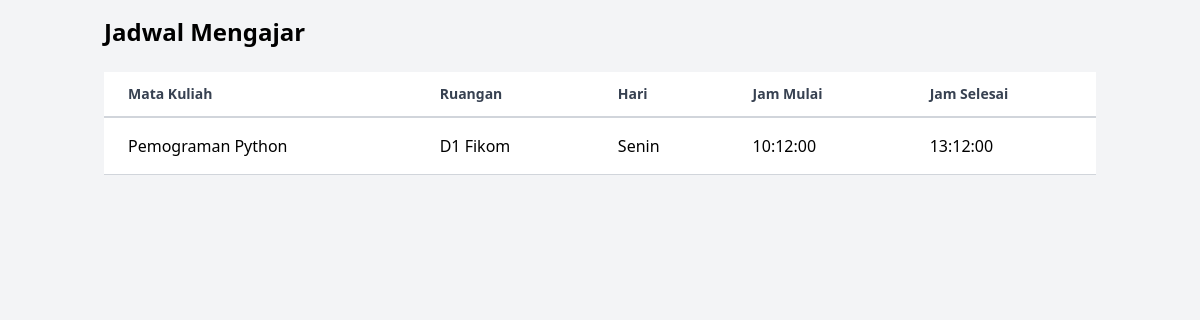
The page /pages/dosen/jadwal.php (signed in) on the database its author committed.
### tables this page shows
CREATE TABLE `jadwal` (
  `id` int(11) NOT NULL,
  `mata_kuliah_id` int(11) NOT NULL,
  `ruangan_id` int(11) NOT NULL,
  `hari` enum('Senin','Selasa','Rabu','Kamis','Jumat','Sabtu') NOT NULL,
  `jam_mulai` time NOT NULL,
  `jam_selesai` time NOT NULL,
  `dosen_id` int(11) DEFAULT NULL
);

CREATE TABLE `mata_kuliah` (
  `id` int(11) NOT NULL,
  `nama_matkul` varchar(100) NOT NULL,
  `prodi_id` int(11) DEFAULT NULL,
  `dosen_id` int(11) DEFAULT NULL
);

CREATE TABLE `ruangan` (
  `id` int(11) NOT NULL,
  `nama_ruangan` varchar(50) NOT NULL
);

### pages/dosen/jadwal.php (the view, shortened to what this page needs)
<?php
include '../../includes/db.php';
$stmt = $pdo->prepare("
    SELECT jadwal.id, mata_kuliah.nama_matkul, ruangan.nama_ruangan, jadwal.hari, jadwal.jam_mulai, jadwal.jam_selesai
    FROM jadwal
    JOIN mata_kuliah ON jadwal.mata_kuliah_id = mata_kuliah.id
    JOIN ruangan ON jadwal.ruangan_id = ruangan.id
");
$stmt->execute();
$result = $stmt->fetchAll();
?>
<!DOCTYPE html>
<html lang="en">
<head>
    <link href="https://cdn.jsdelivr.net/npm/tailwindcss@2.2.19/dist/tailwind.min.css" rel="stylesheet">
</head>
<body class="bg-gray-100">
    <div class="container mx-auto p-4">
        <h1 class="text-2xl font-bold mb-6">Jadwal Mengajar</h1>
        <table class="min-w-full bg-white">
            <thead>
                <tr>
                    <th class="px-6 py-3 border-b-2 border-gray-300 text-left text-sm font-semibold text-gray-700">Mata Kuliah</th>
                    <th class="px-6 py-3 border-b-2 border-gray-300 text-left text-sm font-semibold text-gray-700">Ruangan</th>
                    <th class="px-6 py-3 border-b-2 border-gray-300 text-left text-sm font-semibold text-gray-700">Hari</th>
                    <th class="px-6 py-3 border-b-2 border-gray-300 text-left text-sm font-semibold text-gray-700">Jam Mulai</th>
                    <th class="px-6 py-3 border-b-2 border-gray-300 text-left text-sm font-semibold text-gray-700">Jam Selesai</th>
                </tr>
            </thead>
            <tbody>
                <?php foreach ($result as $row): ?>
                    <tr>
                        <td class="px-6 py-4 border-b border-gray-300"><?php echo htmlspecialchars($row['nama_matkul']); ?></td>
                        <td class="px-6 py-4 border-b border-gray-300"><?php echo htmlspecialchars($row['nama_ruangan']); ?></td>
                        <td class="px-6 py-4 border-b border-gray-300"><?php echo htmlspecialchars($row['hari']); ?></td>
                        <td class="px-6 py-4 border-b border-gray-300"><?php echo htmlspecialchars($row['jam_mulai']); ?></td>
                        <td class="px-6 py-4 border-b border-gray-300"><?php echo htmlspecialchars($row['jam_selesai']); ?></td>
                    </tr>
                <?php endforeach; ?>
            </tbody>
        </table>
    </div>
</body>
</html>

### rows shown on the page
jadwal: mata_kuliah.nama_matkul "Pemograman Python", ruangan.nama_ruangan "D1 Fikom", hari "Senin", jam_mulai "10:12:00", jam_selesai "13:12:00"
